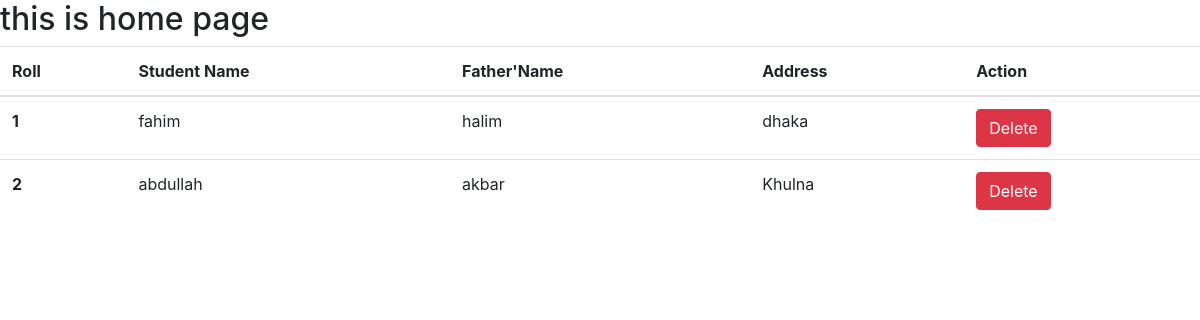
The app's page /, older data.
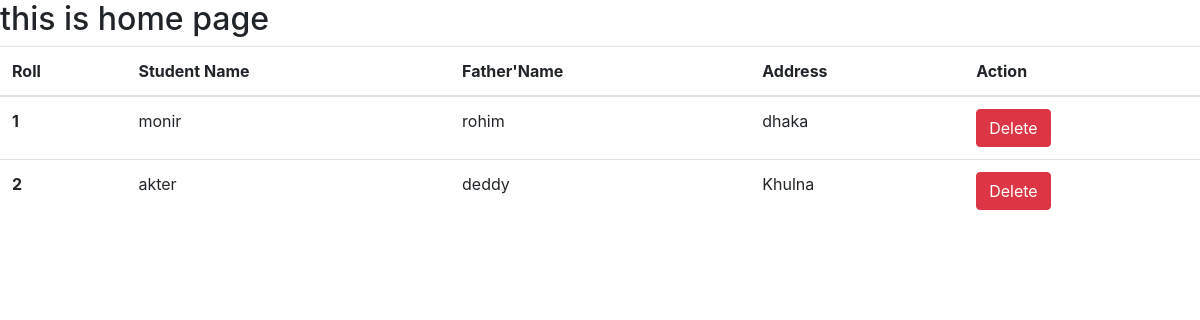
The same page, newer data.
### first_app/models.py (models this page shows, shortened)
class Student(models.Model):
    name=models.CharField(max_length=20)
    roll=models.IntegerField(primary_key=True)
    address=models.TextField()
    father_name=models.TextField(default='rohim')

### first_app/views.py (the view)
# urls.py: path('',views.home,name='homepage'),
def home(request):
    student=models.Student.objects.all()
    return render(request,'home.html',{'data':student})

### first_app/templates/home.html (shortened to what this page needs)
<!DOCTYPE html>
<html lang="en">
  <head>
    <link
      rel="stylesheet"
      href="https://cdn.jsdelivr.net/npm/bootstrap@4.0.0/dist/css/bootstrap.min.css"
    />
  </head>
  <body>
    <h2>this is home page</h2>
    {% if data %}
    <table class="table">
      <thead>
        <tr>
          <th scope="col">Roll</th>
          <th scope="col">Student Name</th>
          <th scope="col">Father'Name</th>
          <th scope="col">Address</th>
          <th scope="col">Action</th>
        </tr>
      </thead>
      <tbody>
        {% for st in data %}
        <tr>
          <th scope="row">{{st.roll}}</th>
          <td>{{st.name}}</td>
          <td>{{st.father_name}}</td>
          <td>{{st.address}}</td>
          <td><a class="btn btn-danger text-white" href="{% url "delete_student" st.roll %}">Delete</a></td>
        </tr>
        {% endfor %}
      </tbody>
    </table>
    {% else %}
    <h3>not data available</h3>
    {% endif %}
  </body>
</html>

Row changes from the older to the newer data that the page shows:
changed Student "dhaka": name "fahim" → "monir"; father_name "halim" → "rohim"
changed Student "Khulna": name "abdullah" → "akter"; father_name "akbar" → "deddy"
